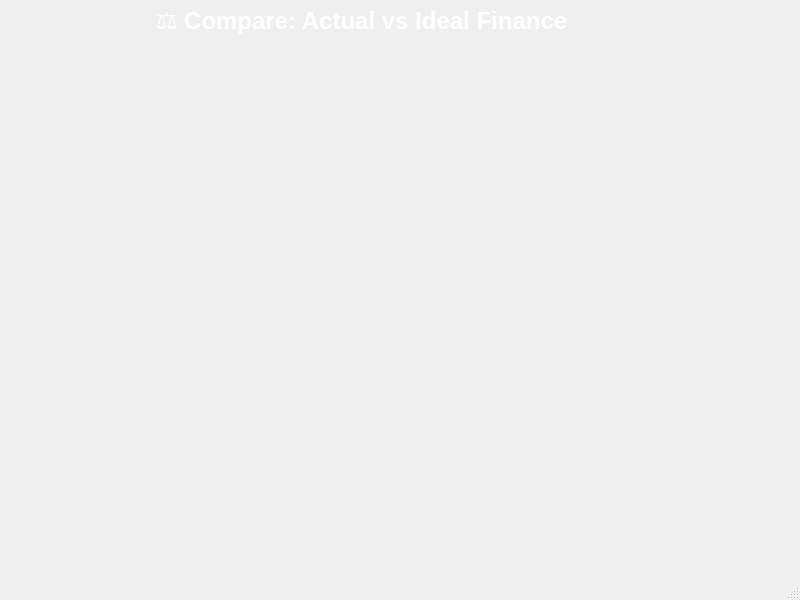
<?xml version="1.0" encoding="UTF-8"?>
<ui version="4.0">
 <class>compare</class>
 <widget class="QMainWindow" name="compare">
  <property name="geometry">
   <rect>
    <x>0</x>
    <y>0</y>
    <width>800</width>
    <height>600</height>
   </rect>
  </property>
  <property name="windowTitle">
   <string>MainWindow</string>
  </property>
  <widget class="QWidget" name="centralwidget">
   <widget class="QLabel" name="label">
    <property name="geometry">
     <rect>
      <x>150</x>
      <y>0</y>
      <width>471</width>
      <height>51</height>
     </rect>
    </property>
    <property name="styleSheet">
     <string notr="true">QLabel
{
font-size: 24px;
font-weight: bold;
color: white;
margin-bottom: 10px;
	font:  &quot;Arial Black&quot;;

}</string>
    </property>
    <property name="text">
     <string>⚖️ Compare: Actual vs Ideal Finance</string>
    </property>
   </widget>
   <widget class="QChartView" name="chartWidget" native="true">
    <property name="geometry">
     <rect>
      <x>10</x>
      <y>99</y>
      <width>621</width>
      <height>421</height>
     </rect>
    </property>
   </widget>
  </widget>
  <widget class="QMenuBar" name="menubar">
   <property name="geometry">
    <rect>
     <x>0</x>
     <y>0</y>
     <width>800</width>
     <height>24</height>
    </rect>
   </property>
  </widget>
  <widget class="QStatusBar" name="statusbar"/>
 </widget>
 <customwidgets>
  <customwidget>
   <class>QChartView</class>
   <extends>QWidget</extends>
   <header location="global">Qtcharts/qchartview.h</header>
   <container>1</container>
  </customwidget>
 </customwidgets>
 <resources/>
 <connections/>
</ui>
